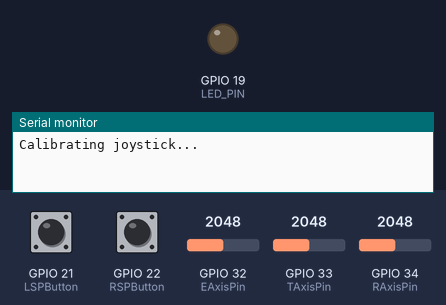
Recording of a sketch running on a simulated ESP32. On the bench: output pins drawn as LEDs (lit = HIGH), the last lines printed to the serial monitor. The test bench sets the inputs (shaded band); at power-on: GPIO 22 (RSPButton) LOW, GPIO 21 (LSPButton) LOW, GPIO 32 (EAxisPin) = 2048, GPIO 33 (TAxisPin) = 2048, GPIO 34 (RAxisPin) = 2048.

Above: at 0.3 s.
At 3.3 s:
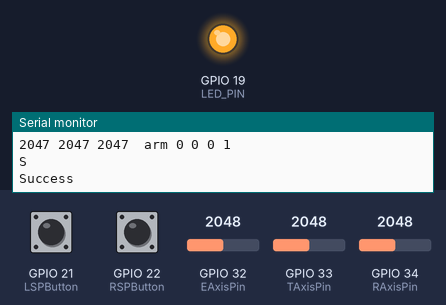
3.4 s: GPIO 22 (RSPButton) pulled HIGH for 0.15 s
Timing chart, 0 to 6.4 s (numbered marks = the images above; inputs shaded):
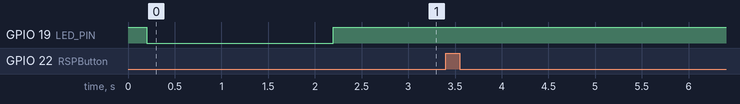

The sketch:

plane_remote_side.ino
```cpp
//
// remote side for rc plane

// remote side dig
#include <esp_now.h>
#include <WiFi.h>

const int deadzone = 5;

const int EAxisPin = 32;
const int TAxisPin = 33;
const int RAxisPin = 34;
const int LAxisPin = 35;

const int LSPButton = 21;
const int RSPButton = 22;

#define LED_PIN 19

int Tvalue = 0;
int Rvalue = 0;
int Evalue = 0;


bool prevArm = false;
// bool RFB = false;
// bool RBB = false;

// bool LFB = false;
// bool LBB = false;

int Rsp = 1;
int Lsp = 1;


// REPLACE WITH YOUR RECEIVER MAC Address
uint8_t broadcastAddress[] = { 0x00, 0x1A, 0x2B, 0x3C, 0x4D, 0x5E };  // car

const int send_rate = 30;
int sendvar = 0;

// Structure example to send data
// Must match the receiver structure


typedef struct struct_message {
  int16_t throttle;
  int16_t roll;
  int16_t pitch;
  bool armed;
  bool selfLevel;
} struct_message;

// Create a struct_message called Data & peer
struct_message Data = {0, 0, 0, true, false};
// struct_message PrevData;
esp_now_peer_info_t peerInfo;

// Variables to store default joystick positions (calibration offsets)
int defaultTvalue = 0;
int defaultElvalue = 0;
int defaultRvalue = 0;


// callback when data is sent
void OnDataSent(const uint8_t *mac_addr, esp_now_send_status_t status) {
  Serial.println(status == ESP_NOW_SEND_SUCCESS ? "Success" : "Fail");
  status == ESP_NOW_SEND_SUCCESS ? digitalWrite(LED_PIN, HIGH) : errBlink();
}

void errBlink(){
  for (int i = 0; i < 3; i++) {  // Blink LED for failure
    digitalWrite(LED_PIN, HIGH);
    delay(50);
    digitalWrite(LED_PIN, LOW);
    delay(100);
  }
}

// Function to calibrate joystick
void calibrateJoystick() {
    int totalT = 0, totalEl = 0,totalR=0;
    int samples = 20; // Number of samples to average for calibration

    Serial.println("Calibrating joystick...");
    for (int i = 0; i < samples; i++) {
        totalT += analogReadSmooth(TAxisPin);
        totalEl += analogReadSmooth(EAxisPin);
        totalR += analogReadSmooth(RAxisPin);
        delay(50); // Small delay between samples
    }

    // Calculate average default position
    defaultTvalue = 2047 -(totalT / samples);
    defaultElvalue = 2047- (totalEl / samples);
    defaultRvalue = 2047 - (totalR / samples);


    Serial.print("Default RAxis: ");
    Serial.println(defaultTvalue);
    Serial.print("Default LAxis: ");
    Serial.println(defaultElvalue);
}
int climit(int n) {
  if (n >= 255) {
    return 255;
  }
  else if (n <= -255) {
    return -255;
  }
  else {
    return n;
  }
}

void setup() {
  Serial.begin(115200);
  WiFi.mode(WIFI_STA);

  pinMode(TAxisPin, INPUT);
  pinMode(RAxisPin, INPUT);
  pinMode(EAxisPin, INPUT);

  // pinMode(RBButton, INPUT);
  // pinMode(LBButton, INPUT);

  pinMode(RSPButton, INPUT);
  pinMode(LSPButton, INPUT);

  pinMode(LED_PIN, OUTPUT);
  digitalWrite(LED_PIN, HIGH);
  delay(200);
  digitalWrite(LED_PIN, LOW);
  // Init ESP-NOW
  if (esp_now_init() != ESP_OK) {
    Serial.println("Error initializing ESP-NOW");
    return;
  }
  // Once ESPNow is successfully Init, we will register for Send CB to
  // get the status of Trasnmitted packet
  esp_now_register_send_cb(OnDataSent);

  // Register peer
  memcpy(peerInfo.peer_addr, broadcastAddress, 6);
  peerInfo.channel = 0;
  peerInfo.encrypt = false;

  // Add peer
  if (esp_now_add_peer(&peerInfo) != ESP_OK) {
    Serial.println("Failed to add peer");
    return;
  }

  // Calibrate joystick
  calibrateJoystick();
}


bool button_state(int a) {
  int s = 0;
  for (int i = 0; i < 4; i++) {
    s += digitalRead(a);
    delay(3);
  }
  return (s > 2) ? true : false;
}

int analogReadSmooth(int pin) {
    int total = 0;
    for (int i = 0; i < 3; i++) {
        total += analogRead(pin);
        delay(5);
    }
    return total / 3;
}


int stick_value(int sp) {
  int abs_sp = abs(sp);
  int output = 0;

  if (abs_sp <= deadzone) {  // Deadzone
    output = 0;
  } else if (abs_sp <= 255) {                // analog range
    output = map(abs_sp, deadzone, 255, 20, 255);  // Scale to 70-280
  }
  else{
    output = 255;
  }

  if (sp <0){
    output *= -1;
  }
  return output;
}

void loop() {
  Tvalue = analogReadSmooth(TAxisPin) + defaultTvalue;
  Evalue = analogReadSmooth(EAxisPin) + defaultElvalue;
  Rvalue = analogReadSmooth(RAxisPin) + defaultRvalue;

  Rsp = !button_state(RSPButton);
  Lsp = !button_state(LSPButton);

  Serial.print(Tvalue);
  Serial.print(" ");
  Serial.print(Evalue);
  Serial.print(" ");
  Serial.print(Rvalue);
  Serial.print(" ");
  Tvalue = climit(stick_value(map(Tvalue,0,4095,255,-255))); // reversed //stick_value(Rvalue);
  Evalue = climit(stick_value(map(Evalue,0,4095,-255,255))); //stick_value(Lvalue);
  Rvalue = climit(stick_value(map(Rvalue,0,4095,255,-255)));

  if (Rsp){
    // Data.armed =!Data.armed;
    Evalue = Evalue/2;
    Rvalue = Rvalue/2;
    Serial.print(" arm ");
  }
  if (Lsp) {
    Evalue = Evalue/2;
  }

  Data.throttle = Tvalue;
  Data.pitch = Evalue;
  Data.roll = Rvalue;

  Serial.print(Tvalue);
  Serial.print(" ");
  Serial.print(Evalue);
  Serial.print(" ");
  Serial.print(Rvalue);
  Serial.print(" ");
  Serial.println(Data.armed);

  // === Send message via ESP-NOW ===
  esp_err_t result = esp_now_send(broadcastAddress, (uint8_t *)&Data, sizeof(Data));

  if (result == ESP_OK) {
    Serial.println("S");
  } else {
    Serial.println("E");
    delay(70);
  }

  delay(10);
}
```
